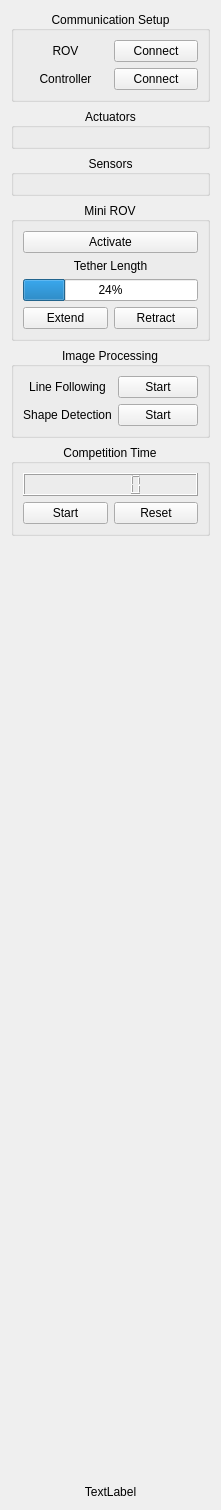
              <widget class="QWidget" name="scrollAreaWidgetContents_3">
               <property name="geometry">
                <rect>
                 <x>0</x>
                 <y>0</y>
                 <width>175</width>
                 <height>1510</height>
                </rect>
               </property>
               <layout class="QGridLayout" name="gridLayout_10">
                <item row="0" column="0">
                 <layout class="QVBoxLayout" name="verticalLayout">
                  <item>
                   <widget class="QGroupBox" name="groupBox_2">
                    <property name="title">
                     <string>Communication Setup</string>
                    </property>
                    <property name="alignment">
                     <set>Qt::AlignCenter</set>
                    </property>
                    <layout class="QGridLayout" name="gridLayout_4">
                     <item row="0" column="1">
                      <widget class="QPushButton" name="control_rov_connect">
                       <property name="sizePolicy">
                        <sizepolicy hsizetype="Preferred" vsizetype="Preferred">
                         <horstretch>0</horstretch>
                         <verstretch>0</verstretch>
                        </sizepolicy>
                       </property>
                       <property name="minimumSize">
                        <size>
                         <width>0</width>
                         <height>0</height>
                        </size>
                       </property>
                       <property name="text">
                        <string>Connect</string>
                       </property>
                      </widget>
                     </item>
                     <item row="1" column="1">
                      <widget class="QPushButton" name="control_controller_connect">
                       <property name="sizePolicy">
                        <sizepolicy hsizetype="Preferred" vsizetype="Preferred">
                         <horstretch>0</horstretch>
                         <verstretch>0</verstretch>
                        </sizepolicy>
                       </property>
                       <property name="minimumSize">
                        <size>
                         <width>0</width>
                         <height>0</height>
                        </size>
                       </property>
                       <property name="text">
                        <string>Connect</string>
                       </property>
                      </widget>
                     </item>
                     <item row="0" column="0">
                      <widget class="QLabel" name="label_3">
                       <property name="text">
                        <string>ROV</string>
                       </property>
                       <property name="alignment">
                        <set>Qt::AlignCenter</set>
                       </property>
                      </widget>
                     </item>
                     <item row="1" column="0">
                      <widget class="QLabel" name="label_4">
                       <property name="text">
                        <string>Controller</string>
                       </property>
                       <property name="alignment">
                        <set>Qt::AlignCenter</set>
                       </property>
                      </widget>
                     </item>
                    </layout>
                   </widget>
                  </item>
                  <item>
                   <widget class="QGroupBox" name="groupBox_3">
                    <property name="title">
                     <string>Actuators</string>
                    </property>
                    <property name="alignment">
                     <set>Qt::AlignCenter</set>
                    </property>
                    <layout class="QGridLayout" name="gridLayout_7">
                     <item row="0" column="0">
                      <layout class="QFormLayout" name="control_panel_actuators"/>
                     </item>
                    </layout>
                   </widget>
                  </item>
                  <item>
                   <widget class="QGroupBox" name="groupBox_7">
                    <property name="title">
                     <string>Sensors</string>
                    </property>
                    <property name="alignment">
                     <set>Qt::AlignCenter</set>
                    </property>
                    <layout class="QGridLayout" name="gridLayout_29">
                     <item row="0" column="0">
                      <layout class="QFormLayout" name="control_panel_sensors"/>
                     </item>
                    </layout>
                   </widget>
                  </item>
                  <item>
                   <widget class="QGroupBox" name="groupBox_12">
                    <property name="title">
                     <string>Mini ROV</string>
                    </property>
                    <property name="alignment">
                     <set>Qt::AlignCenter</set>
                    </property>
                    <layout class="QGridLayout" name="gridLayout_3">
                     <item row="0" column="0">
                      <widget class="QPushButton" name="pushButton_18">
                       <property name="text">
                        <string>Activate</string>
                       </property>
                      </widget>
                     </item>
                     <item row="1" column="0">
                      <widget class="QLabel" name="label_2">
                       <property name="text">
                        <string>Tether Length</string>
                       </property>
                       <property name="alignment">
                        <set>Qt::AlignCenter</set>
                       </property>
                      </widget>
                     </item>
                     <item row="2" column="0">
                      <widget class="QProgressBar" name="progressBar">
                       <property name="value">
                        <number>24</number>
                       </property>
                      </widget>
                     </item>
                     <item row="3" column="0">
                      <layout class="QHBoxLayout" name="horizontalLayout_6">
                       <item>
                        <widget class="QPushButton" name="pushButton_19">
                         <property name="text">
                          <string>Extend</string>
                         </property>
                        </widget>
                       </item>
                       <item>
                        <widget class="QPushButton" name="pushButton_24">
                         <property name="text">
                          <string>Retract</string>
                         </property>
                        </widget>
                       </item>
                      </layout>
                     </item>
                    </layout>
                   </widget>
                  </item>
                  <item>
                   <widget class="QGroupBox" name="groupBox_14">
                    <property name="title">
                     <string>Image Processing</string>
                    </property>
                    <property name="alignment">
                     <set>Qt::AlignCenter</set>
                    </property>
                    <layout class="QGridLayout" name="gridLayout_18">
                     <item row="0" column="1">
                      <widget class="QPushButton" name="pushButton_25">
                       <property name="sizePolicy">
                        <sizepolicy hsizetype="Preferred" vsizetype="Preferred">
                         <horstretch>0</horstretch>
                         <verstretch>0</verstretch>
                        </sizepolicy>
                       </property>
                       <property name="minimumSize">
                        <size>
                         <width>0</width>
                         <height>0</height>
                        </size>
                       </property>
                       <property name="text">
                        <string>Start</string>
                       </property>
                      </widget>
                     </item>
                     <item row="1" column="1">
                      <widget class="QPushButton" name="pushButton_26">
                       <property name="sizePolicy">
                        <sizepolicy hsizetype="Preferred" vsizetype="Preferred">
                         <horstretch>0</horstretch>
                         <verstretch>0</verstretch>
                        </sizepolicy>
                       </property>
                       <property name="minimumSize">
                        <size>
                         <width>0</width>
                         <height>0</height>
                        </size>
                       </property>
                       <property name="text">
                        <string>Start</string>
                       </property>
                      </widget>
                     </item>
                     <item row="0" column="0">
                      <widget class="QLabel" name="label_6">
                       <property name="text">
                        <string>Line Following</string>
                       </property>
                       <property name="alignment">
                        <set>Qt::AlignCenter</set>
                       </property>
                      </widget>
                     </item>
                     <item row="1" column="0">
                      <widget class="QLabel" name="label_7">
                       <property name="text">
                        <string>Shape Detection</string>
                       </property>
                       <property name="alignment">
                        <set>Qt::AlignCenter</set>
                       </property>
                      </widget>
                     </item>
                    </layout>
                   </widget>
                  </item>
                  <item>
                   <widget class="QGroupBox" name="groupBox_13">
                    <property name="title">
                     <string>Competition Time</string>
                    </property>
                    <property name="alignment">
                     <set>Qt::AlignCenter</set>
                    </property>
                    <layout class="QGridLayout" name="gridLayout_5">
                     <item row="0" column="0">
                      <widget class="QLCDNumber" name="control_timer">
                       <property name="sizePolicy">
                        <sizepolicy hsizetype="Preferred" vsizetype="Preferred">
                         <horstretch>0</horstretch>
                         <verstretch>0</verstretch>
                        </sizepolicy>
                       </property>
                       <property name="smallDecimalPoint">
                        <bool>false</bool>
                       </property>
                       <property name="digitCount">
                        <number>6</number>
                       </property>
                       <property name="segmentStyle">
                        <enum>QLCDNumber::Filled</enum>
                       </property>
                      </widget>
                     </item>
                     <item row="1" column="0">
                      <layout class="QHBoxLayout" name="horizontalLayout_2">
                       <item>
                        <widget class="QPushButton" name="control_timer_start">
                         <property name="text">
                          <string>Start</string>
                         </property>
                        </widget>
                       </item>
                       <item>
                        <widget class="QPushButton" name="control_timer_reset">
                         <property name="text">
                          <string>Reset</string>
                         </property>
                        </widget>
                       </item>
                      </layout>
                     </item>
                    </layout>
                   </widget>
                  </item>
                 </layout>
                </item>
                <item row="2" column="0">
                 <spacer name="verticalSpacer">
                  <property name="orientation">
                   <enum>Qt::Vertical</enum>
                  </property>
                  <property name="sizeHint" stdset="0">
                   <size>
                    <width>20</width>
                    <height>40</height>
                   </size>
                  </property>
                 </spacer>
                </item>
                <item row="3" column="0">
                 <widget class="QLabel" name="avalon_logo">
                  <property name="text">
                   <string>TextLabel</string>
                  </property>
                  <property name="alignment">
                   <set>Qt::AlignCenter</set>
                  </property>
                 </widget>
                </item>
               </layout>
              </widget>
